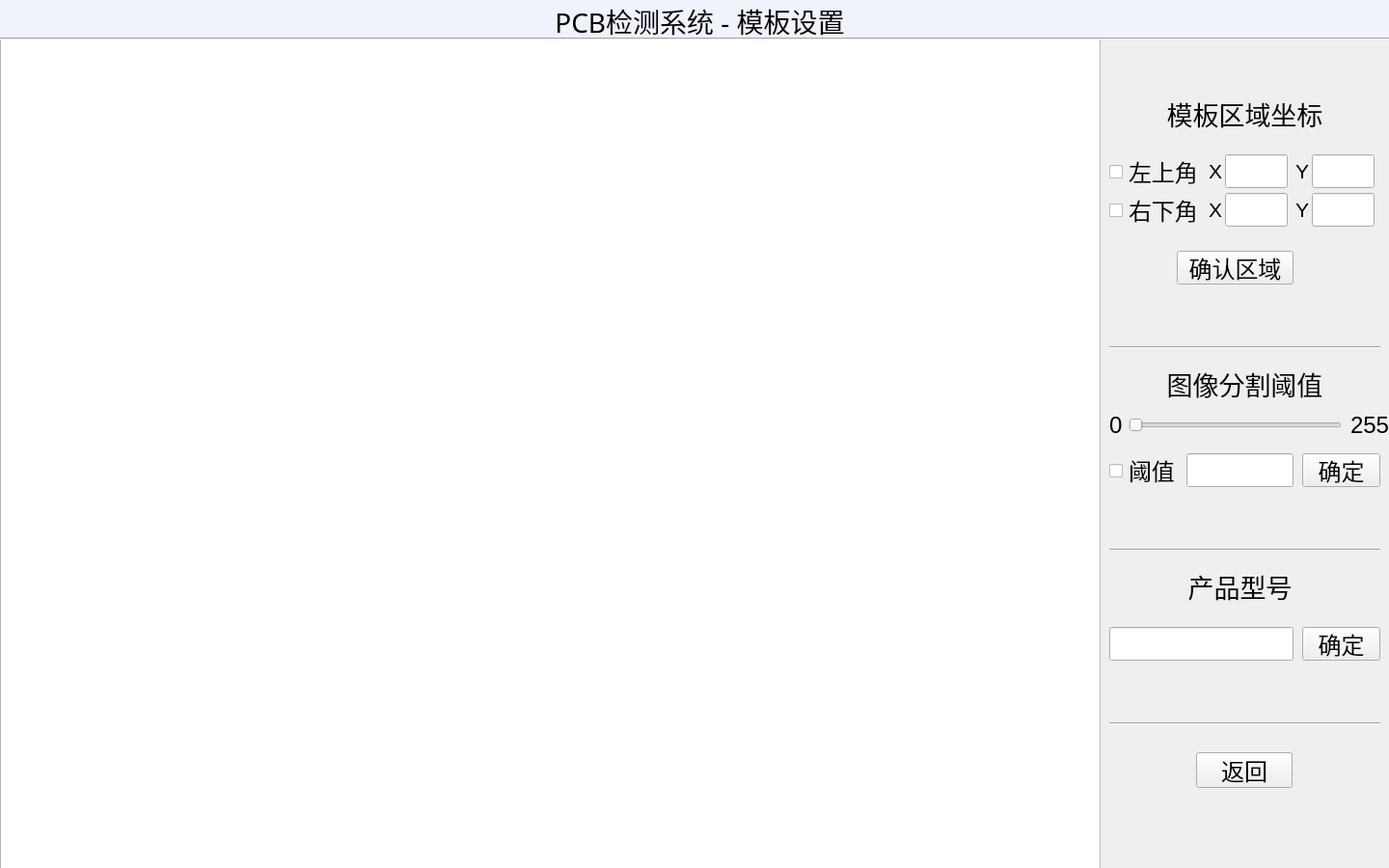
<?xml version="1.0" encoding="UTF-8"?>
<ui version="4.0">
 <class>TemplSettingUI</class>
 <widget class="QWidget" name="TemplSettingUI">
  <property name="geometry">
   <rect>
    <x>0</x>
    <y>0</y>
    <width>1440</width>
    <height>900</height>
   </rect>
  </property>
  <property name="windowTitle">
   <string>TemplSettingUI</string>
  </property>
  <widget class="QGraphicsView" name="graphicsView">
   <property name="geometry">
    <rect>
     <x>0</x>
     <y>40</y>
     <width>1141</width>
     <height>861</height>
    </rect>
   </property>
  </widget>
  <widget class="QLabel" name="label_segThresh_title">
   <property name="geometry">
    <rect>
     <x>1200</x>
     <y>380</y>
     <width>181</width>
     <height>35</height>
    </rect>
   </property>
   <property name="font">
    <font>
     <pointsize>20</pointsize>
     <weight>50</weight>
     <bold>false</bold>
    </font>
   </property>
   <property name="text">
    <string>图像分割阈值</string>
   </property>
   <property name="alignment">
    <set>Qt::AlignCenter</set>
   </property>
  </widget>
  <widget class="Line" name="line_2">
   <property name="geometry">
    <rect>
     <x>1150</x>
     <y>560</y>
     <width>281</width>
     <height>20</height>
    </rect>
   </property>
   <property name="orientation">
    <enum>Qt::Horizontal</enum>
   </property>
  </widget>
  <widget class="QLabel" name="label_modelType_title">
   <property name="geometry">
    <rect>
     <x>1220</x>
     <y>590</y>
     <width>131</width>
     <height>35</height>
    </rect>
   </property>
   <property name="font">
    <font>
     <pointsize>20</pointsize>
     <weight>50</weight>
     <bold>false</bold>
    </font>
   </property>
   <property name="text">
    <string>产品型号</string>
   </property>
   <property name="alignment">
    <set>Qt::AlignCenter</set>
   </property>
  </widget>
  <widget class="QLineEdit" name="lineEdit_modelType">
   <property name="geometry">
    <rect>
     <x>1150</x>
     <y>650</y>
     <width>191</width>
     <height>35</height>
    </rect>
   </property>
   <property name="font">
    <font>
     <pointsize>16</pointsize>
    </font>
   </property>
   <property name="alignment">
    <set>Qt::AlignCenter</set>
   </property>
  </widget>
  <widget class="QPushButton" name="pushButton_return">
   <property name="geometry">
    <rect>
     <x>1240</x>
     <y>780</y>
     <width>100</width>
     <height>37</height>
    </rect>
   </property>
   <property name="font">
    <font>
     <pointsize>18</pointsize>
    </font>
   </property>
   <property name="text">
    <string>返回</string>
   </property>
  </widget>
  <widget class="Line" name="line_3">
   <property name="geometry">
    <rect>
     <x>1150</x>
     <y>740</y>
     <width>281</width>
     <height>20</height>
    </rect>
   </property>
   <property name="orientation">
    <enum>Qt::Horizontal</enum>
   </property>
  </widget>
  <widget class="Line" name="line_title">
   <property name="geometry">
    <rect>
     <x>0</x>
     <y>30</y>
     <width>1441</width>
     <height>20</height>
    </rect>
   </property>
   <property name="orientation">
    <enum>Qt::Horizontal</enum>
   </property>
  </widget>
  <widget class="QLabel" name="label_title">
   <property name="geometry">
    <rect>
     <x>520</x>
     <y>1</y>
     <width>411</width>
     <height>41</height>
    </rect>
   </property>
   <property name="sizePolicy">
    <sizepolicy hsizetype="Fixed" vsizetype="Fixed">
     <horstretch>0</horstretch>
     <verstretch>0</verstretch>
    </sizepolicy>
   </property>
   <property name="minimumSize">
    <size>
     <width>60</width>
     <height>30</height>
    </size>
   </property>
   <property name="font">
    <font>
     <family>黑体</family>
     <pointsize>21</pointsize>
     <weight>12</weight>
     <italic>false</italic>
     <bold>false</bold>
    </font>
   </property>
   <property name="styleSheet">
    <string notr="true">font: 100 21pt &quot;黑体&quot;;
</string>
   </property>
   <property name="text">
    <string>PCB检测系统 - 模板设置</string>
   </property>
   <property name="alignment">
    <set>Qt::AlignCenter</set>
   </property>
  </widget>
  <widget class="QLabel" name="label_10">
   <property name="geometry">
    <rect>
     <x>0</x>
     <y>0</y>
     <width>1441</width>
     <height>41</height>
    </rect>
   </property>
   <property name="styleSheet">
    <string notr="true">background-color: rgb(240, 242, 252);</string>
   </property>
   <property name="text">
    <string/>
   </property>
  </widget>
  <widget class="QPushButton" name="pushButton_modelType">
   <property name="geometry">
    <rect>
     <x>1350</x>
     <y>650</y>
     <width>81</width>
     <height>35</height>
    </rect>
   </property>
   <property name="font">
    <font>
     <pointsize>18</pointsize>
    </font>
   </property>
   <property name="text">
    <string>确定</string>
   </property>
  </widget>
  <widget class="QLineEdit" name="lineEdit_maskRoi_tl_x">
   <property name="geometry">
    <rect>
     <x>1270</x>
     <y>160</y>
     <width>65</width>
     <height>35</height>
    </rect>
   </property>
   <property name="font">
    <font>
     <pointsize>16</pointsize>
    </font>
   </property>
   <property name="alignment">
    <set>Qt::AlignCenter</set>
   </property>
  </widget>
  <widget class="QLabel" name="label_maskRoi_title">
   <property name="geometry">
    <rect>
     <x>1200</x>
     <y>100</y>
     <width>181</width>
     <height>35</height>
    </rect>
   </property>
   <property name="font">
    <font>
     <pointsize>20</pointsize>
     <weight>50</weight>
     <bold>false</bold>
    </font>
   </property>
   <property name="text">
    <string>模板区域坐标</string>
   </property>
   <property name="alignment">
    <set>Qt::AlignCenter</set>
   </property>
  </widget>
  <widget class="QLabel" name="label_maskRoi_br_y">
   <property name="geometry">
    <rect>
     <x>1340</x>
     <y>200</y>
     <width>20</width>
     <height>35</height>
    </rect>
   </property>
   <property name="font">
    <font>
     <pointsize>16</pointsize>
    </font>
   </property>
   <property name="text">
    <string>Y</string>
   </property>
   <property name="alignment">
    <set>Qt::AlignCenter</set>
   </property>
  </widget>
  <widget class="QCheckBox" name="checkBox_maskRoi_br">
   <property name="geometry">
    <rect>
     <x>1150</x>
     <y>210</y>
     <width>16</width>
     <height>16</height>
    </rect>
   </property>
   <property name="text">
    <string/>
   </property>
  </widget>
  <widget class="QLabel" name="label_maskRoi_tl_x">
   <property name="geometry">
    <rect>
     <x>1250</x>
     <y>160</y>
     <width>20</width>
     <height>35</height>
    </rect>
   </property>
   <property name="font">
    <font>
     <pointsize>16</pointsize>
    </font>
   </property>
   <property name="text">
    <string>X</string>
   </property>
   <property name="alignment">
    <set>Qt::AlignCenter</set>
   </property>
  </widget>
  <widget class="QLabel" name="label_maskRoi_br">
   <property name="geometry">
    <rect>
     <x>1170</x>
     <y>200</y>
     <width>71</width>
     <height>35</height>
    </rect>
   </property>
   <property name="font">
    <font>
     <pointsize>18</pointsize>
    </font>
   </property>
   <property name="text">
    <string>右下角</string>
   </property>
  </widget>
  <widget class="Line" name="line_1">
   <property name="geometry">
    <rect>
     <x>1150</x>
     <y>350</y>
     <width>281</width>
     <height>20</height>
    </rect>
   </property>
   <property name="orientation">
    <enum>Qt::Horizontal</enum>
   </property>
  </widget>
  <widget class="QLabel" name="label_maskRoi_tl">
   <property name="geometry">
    <rect>
     <x>1170</x>
     <y>160</y>
     <width>71</width>
     <height>35</height>
    </rect>
   </property>
   <property name="font">
    <font>
     <pointsize>18</pointsize>
    </font>
   </property>
   <property name="text">
    <string>左上角</string>
   </property>
  </widget>
  <widget class="QPushButton" name="pushButton_maskRoi">
   <property name="geometry">
    <rect>
     <x>1220</x>
     <y>260</y>
     <width>121</width>
     <height>35</height>
    </rect>
   </property>
   <property name="font">
    <font>
     <pointsize>18</pointsize>
    </font>
   </property>
   <property name="text">
    <string>确认区域</string>
   </property>
  </widget>
  <widget class="QLabel" name="label_maskRoi_br_x">
   <property name="geometry">
    <rect>
     <x>1250</x>
     <y>200</y>
     <width>20</width>
     <height>35</height>
    </rect>
   </property>
   <property name="font">
    <font>
     <pointsize>16</pointsize>
    </font>
   </property>
   <property name="text">
    <string>X</string>
   </property>
   <property name="alignment">
    <set>Qt::AlignCenter</set>
   </property>
  </widget>
  <widget class="QCheckBox" name="checkBox_maskRoi_tl">
   <property name="geometry">
    <rect>
     <x>1150</x>
     <y>170</y>
     <width>16</width>
     <height>16</height>
    </rect>
   </property>
   <property name="text">
    <string/>
   </property>
  </widget>
  <widget class="QLineEdit" name="lineEdit_maskRoi_br_y">
   <property name="geometry">
    <rect>
     <x>1360</x>
     <y>200</y>
     <width>65</width>
     <height>35</height>
    </rect>
   </property>
   <property name="font">
    <font>
     <pointsize>16</pointsize>
    </font>
   </property>
   <property name="alignment">
    <set>Qt::AlignCenter</set>
   </property>
  </widget>
  <widget class="QLineEdit" name="lineEdit_maskRoi_tl_y">
   <property name="geometry">
    <rect>
     <x>1360</x>
     <y>160</y>
     <width>65</width>
     <height>35</height>
    </rect>
   </property>
   <property name="font">
    <font>
     <pointsize>16</pointsize>
    </font>
   </property>
   <property name="alignment">
    <set>Qt::AlignCenter</set>
   </property>
  </widget>
  <widget class="QLabel" name="label_maskRoi_tl_y">
   <property name="geometry">
    <rect>
     <x>1340</x>
     <y>160</y>
     <width>20</width>
     <height>35</height>
    </rect>
   </property>
   <property name="font">
    <font>
     <pointsize>16</pointsize>
    </font>
   </property>
   <property name="text">
    <string>Y</string>
   </property>
   <property name="alignment">
    <set>Qt::AlignCenter</set>
   </property>
  </widget>
  <widget class="QLineEdit" name="lineEdit_maskRoi_br_x">
   <property name="geometry">
    <rect>
     <x>1270</x>
     <y>200</y>
     <width>65</width>
     <height>35</height>
    </rect>
   </property>
   <property name="font">
    <font>
     <pointsize>16</pointsize>
    </font>
   </property>
   <property name="text">
    <string/>
   </property>
   <property name="alignment">
    <set>Qt::AlignCenter</set>
   </property>
  </widget>
  <widget class="QSlider" name="horizontalSlider_segThresh">
   <property name="geometry">
    <rect>
     <x>1170</x>
     <y>430</y>
     <width>221</width>
     <height>22</height>
    </rect>
   </property>
   <property name="orientation">
    <enum>Qt::Horizontal</enum>
   </property>
  </widget>
  <widget class="QLabel" name="label">
   <property name="geometry">
    <rect>
     <x>1150</x>
     <y>420</y>
     <width>16</width>
     <height>41</height>
    </rect>
   </property>
   <property name="font">
    <font>
     <pointsize>18</pointsize>
    </font>
   </property>
   <property name="text">
    <string>0</string>
   </property>
  </widget>
  <widget class="QLabel" name="label_2">
   <property name="geometry">
    <rect>
     <x>1400</x>
     <y>420</y>
     <width>41</width>
     <height>41</height>
    </rect>
   </property>
   <property name="font">
    <font>
     <pointsize>18</pointsize>
    </font>
   </property>
   <property name="text">
    <string>255</string>
   </property>
  </widget>
  <widget class="QCheckBox" name="checkBox_segThresh">
   <property name="geometry">
    <rect>
     <x>1150</x>
     <y>480</y>
     <width>16</width>
     <height>16</height>
    </rect>
   </property>
   <property name="text">
    <string/>
   </property>
  </widget>
  <widget class="QLabel" name="label_maskRoi_br_2">
   <property name="geometry">
    <rect>
     <x>1170</x>
     <y>470</y>
     <width>51</width>
     <height>35</height>
    </rect>
   </property>
   <property name="font">
    <font>
     <pointsize>18</pointsize>
    </font>
   </property>
   <property name="text">
    <string>阈值</string>
   </property>
  </widget>
  <widget class="QLineEdit" name="lineEdit_segThresh">
   <property name="geometry">
    <rect>
     <x>1230</x>
     <y>470</y>
     <width>111</width>
     <height>35</height>
    </rect>
   </property>
   <property name="font">
    <font>
     <pointsize>16</pointsize>
    </font>
   </property>
   <property name="text">
    <string/>
   </property>
   <property name="alignment">
    <set>Qt::AlignCenter</set>
   </property>
  </widget>
  <widget class="QPushButton" name="pushButton_segThresh">
   <property name="geometry">
    <rect>
     <x>1350</x>
     <y>470</y>
     <width>81</width>
     <height>35</height>
    </rect>
   </property>
   <property name="font">
    <font>
     <pointsize>18</pointsize>
    </font>
   </property>
   <property name="text">
    <string>确定</string>
   </property>
  </widget>
  <zorder>label_10</zorder>
  <zorder>graphicsView</zorder>
  <zorder>label_segThresh_title</zorder>
  <zorder>line_2</zorder>
  <zorder>label_modelType_title</zorder>
  <zorder>lineEdit_modelType</zorder>
  <zorder>pushButton_return</zorder>
  <zorder>line_3</zorder>
  <zorder>line_title</zorder>
  <zorder>label_title</zorder>
  <zorder>pushButton_modelType</zorder>
  <zorder>lineEdit_maskRoi_tl_x</zorder>
  <zorder>label_maskRoi_title</zorder>
  <zorder>label_maskRoi_br_y</zorder>
  <zorder>checkBox_maskRoi_br</zorder>
  <zorder>label_maskRoi_tl_x</zorder>
  <zorder>label_maskRoi_br</zorder>
  <zorder>line_1</zorder>
  <zorder>label_maskRoi_tl</zorder>
  <zorder>pushButton_maskRoi</zorder>
  <zorder>label_maskRoi_br_x</zorder>
  <zorder>checkBox_maskRoi_tl</zorder>
  <zorder>lineEdit_maskRoi_br_y</zorder>
  <zorder>lineEdit_maskRoi_tl_y</zorder>
  <zorder>label_maskRoi_tl_y</zorder>
  <zorder>lineEdit_maskRoi_br_x</zorder>
  <zorder>horizontalSlider_segThresh</zorder>
  <zorder>label</zorder>
  <zorder>label_2</zorder>
  <zorder>checkBox_segThresh</zorder>
  <zorder>label_maskRoi_br_2</zorder>
  <zorder>lineEdit_segThresh</zorder>
  <zorder>pushButton_segThresh</zorder>
 </widget>
 <layoutdefault spacing="6" margin="11"/>
 <resources/>
 <connections/>
</ui>
